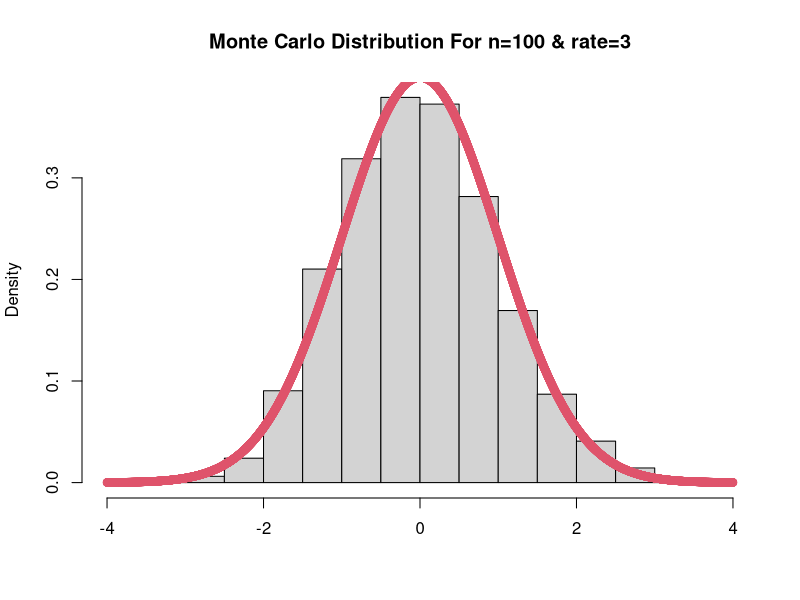

Recreate this plot in R.
###### Prog 1: Momte Carlo Method for xbar  ###########
##### Exponential Dis.
Prog1<-function(n,m,rate){
  xbar=1:m
  mu=1/rate
  sigma=1/rate
  for(i in 1:m){xbar[i]=mean(rexp(n,rate))}
  Montdist=(xbar-mu)/(sigma/sqrt(n))
  hist(Montdist,freq=FALSE,main="Monte Carlo Distribution For n=100 & rate=3",xlab="")
  z=seq(-4,4,0.001)
  f=(1/(sqrt(2*pi)))*exp(-(z^2)/2)
  points(z,f,col=2)
}
Prog1(100,10000,3)
